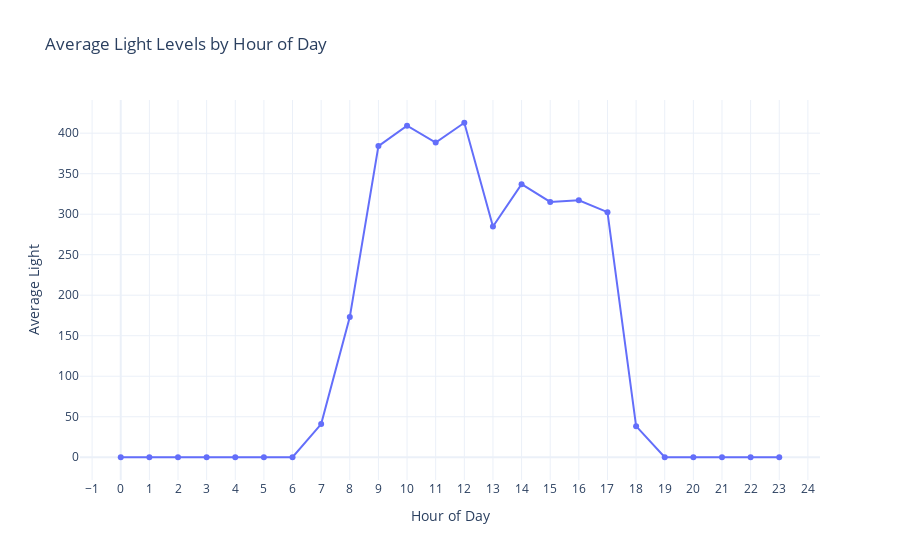

Notebook code for this chart:
### Markdown cell above
### Correlation between time and light throughout the day (light mean x hour of day)

### Code cell
# Convert 'date' column to datetime (if not already)
df['date'] = pd.to_datetime(df['date'])

# Extract the hour from the timestamp
df['hour'] = df['date'].dt.hour

# Group by hour and calculate mean light level
hourly_light = df.groupby('hour')['Light'].mean().reset_index()

# Plot with Plotly
fig = px.line(
    hourly_light,
    x='hour',
    y='Light',
    title='Average Light Levels by Hour of Day',
    markers=True
)
fig.update_layout(
    xaxis_title='Hour of Day',
    yaxis_title='Average Light',
    xaxis=dict(dtick=1),
    template='plotly_white'
)
fig.show()

### Figure 1 — Plotly figure (JSON) as saved in the notebook; plotly's stock layout.template omitted (floating-point values rounded to 4 significant figures)
{"data": [{"hovertemplate": "hour=%{x}<br>Light=%{y}<extra></extra>", "legendgroup": "", "line": {"color": "#636efa", "dash": "solid"}, "marker": {"symbol": "circle"}, "mode": "lines+markers", "name": "", "orientation": "v", "showlegend": false, "type": "scatter", "x": [0, 1, 2, 3, 4, 5, 6, 7, 8, 9, 10, 11, 12, 13, 14, 15, 16, 17, 18, 19, 20, 21, 22, 23], "xaxis": "x", "y": [0.0, 0.0, 0.0, 0.0, 0.0, 0.0, 0.0, 40.92, 173.0, 384.1, 409.2, 388.5, 412.9, 284.8, 337.1, 315.1, 317.1, 302.5, 38.37, 0.0, 0.0, 0.0, 0.0, 0.0], "yaxis": "y"}], "layout": {"legend": {"tracegroupgap": 0}, "title": {"text": "Average Light Levels by Hour of Day"}, "xaxis": {"anchor": "y", "domain": [0, 1], "dtick": 1, "title": {"text": "Hour of Day"}}, "yaxis": {"anchor": "x", "domain": [0, 1], "title": {"text": "Average Light"}}}}
